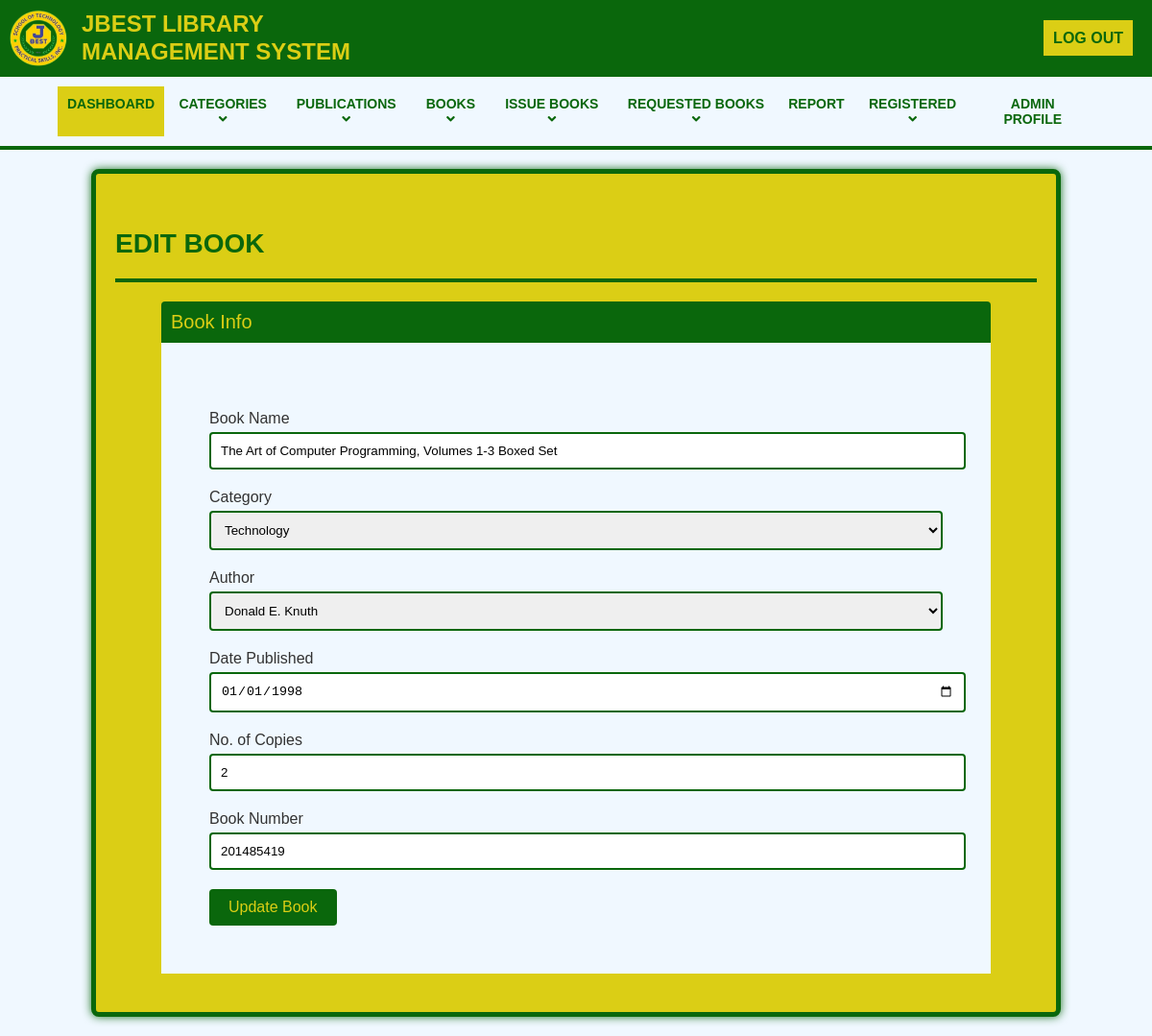
The app's page /admin/add-book.php?bookid=45 with its own data.
### tables this page shows
CREATE TABLE `tblbooks` (
  `id` int(11) NOT NULL,
  `BookName` varchar(250) DEFAULT NULL,
  `Copies` int(11) DEFAULT NULL,
  `IssuedCopies` int(1) NOT NULL DEFAULT 0,
  `BookNumber` int(100) NOT NULL,
  `CatId` int(11) DEFAULT NULL,
  `AuthorId` int(11) DEFAULT NULL,
  `datepublished` date DEFAULT NULL,
  `RegDate` timestamp NULL DEFAULT current_timestamp(),
  `UpdationDate` timestamp NULL DEFAULT NULL ON UPDATE current_timestamp(),
  `archive` int(1) NOT NULL DEFAULT 1
);

### admin/add-book.php (the view, shortened to what this page needs)
<?php
include('includes/config.php');
$categoryQuery = "SELECT * FROM tblcategory WHERE Status = 1";
$categoryResult = mysqli_query($conn, $categoryQuery);
$authorQuery = "SELECT * FROM tblauthors ORDER BY AuthorName ASC";
$authorResult = mysqli_query($conn, $authorQuery);
$bookID = isset($_GET['bookid']) ? intval($_GET['bookid']) : 0;
$book = null;
if ($bookID > 0) {
    $bookQuery = "SELECT * FROM tblbooks WHERE id = ?";
    $stmt = $conn->prepare($bookQuery);
    $stmt->bind_param("i", $bookID);
    $stmt->execute();
    $result = $stmt->get_result();
    $book = $result->fetch_assoc();
}
?>
<!DOCTYPE html>
<html lang="en">
<head>
    <link rel="stylesheet" href="https://cdnjs.cloudflare.com/ajax/libs/font-awesome/5.15.4/css/all.min.css">
    <link rel="stylesheet" href="assets/css/admin.css">
    <link href="https://cdn.jsdelivr.net/npm/select2@4.0.13/dist/css/select2.min.css" rel="stylesheet" />
</head>
<body>
    <?php include('includes/header.php'); ?>
    <div class="content-wrapper">
        <div class="container">
            <div class="row pad-botm">
                <div class="col-md-12">
                    <h4 class="header-line"><?php echo $bookID > 0 ? 'EDIT BOOK' : 'ADD BOOK'; ?></h4>
                </div>
            </div>
            <div class="row">
                <div class="col-md-6 col-sm-6 col-xs-12 col-md-offset-3">
                    <div class="panel panel-info">
                        <div class="panel-heading">
                            Book Info
                        </div>
                        <div class="panel-body">
                            <form role="form" method="post">
                                <div class="form-group">
                                    <label for="bookName">Book Name </label>
                                    <input type="text" class="form-control" id="bookName" name="bookName" required
                                        value="<?php echo $book ? htmlspecialchars($book['BookName']) : ''; ?>">
                                </div>
                                <div class="form-group">
                                    <label for="category">Category </label>
                                    <select class="form-control" id="category" name="category" required>
                                        <?php
                                        while ($row = mysqli_fetch_assoc($categoryResult)) {
                                            $selected = $book && $row['id'] == $book['CatId'] ? 'selected' : '';
                                            echo '<option value="' . htmlspecialchars($row['id']) . '" ' . $selected . '>' . htmlspecialchars($row['CategoryName']) . '</option>';
                                        }
                                        ?>
                                    </select>
                                </div>
                                <div class="form-group">
                                    <label for="author">Author </label>
                                    <select class="form-control" id="author" name="author" required>
                                        <?php
                                        while ($authorRow = mysqli_fetch_assoc($authorResult)) {
                                            $selected = $book && $authorRow['id'] == $book['AuthorId'] ? 'selected' : '';
                                            echo '<option value="' . htmlspecialchars($authorRow['id']) . '" ' . $selected . '>' . htmlspecialchars($authorRow['AuthorName']) . '</option>';
                                        }
                                        ?>
                                    </select>
                                </div>
                                <div class="form-group">
                                    <label for="datepublished">Date Published</label>
                                    <input type="date" class="form-control" id="datepublished" name="datepublished"
                                        required
                                        value="<?php echo $book ? htmlspecialchars($book['datepublished']) : ''; ?>">
                                </div>
                                <div class="form-group">
                                    <label for="numberOfCopies">No. of Copies </label>
                                    <input type="number" class="form-control" id="numberOfCopies" name="numberOfCopies"
                                        required min="1"
                                        value="<?php echo $book ? htmlspecialchars($book['Copies']) : ''; ?>">
                                </div>
                                <div class="form-group">
                                    <label for="bookNumber">Book Number</label>
                                    <input type="text" class="form-control" id="bookNumber" name="bookNumber" required
                                        value="<?php echo $book ? htmlspecialchars($book['BookNumber']) : ''; ?>">
                                </div>
                                <button type="submit"
                                    class="btn btn-info"><?php echo $bookID > 0 ? 'Update Book' : 'Add Book'; ?></button>
                            </form>
                        </div>
                    </div>
                </div>
            </div>
        </div>
    </div>
</body>
</html>

### admin/assets/css/admin.css (style rules this page uses)
body { margin: 0; font-family: Arial, sans-serif; background-color: aliceblue; }
.content-wrapper { padding: 20px; background-color: #dbce15; border-radius: 8px; border: 5px solid #0a670c; box-shadow: 0 0 10px rgba(10, 103, 12, 0.9); margin: 20px auto; max-width: 80%; }
.header-line { font-size: 28px; color: #0A670C; font-weight: bold; margin-bottom: 20px; border-bottom: 4px solid #0a670c; padding-bottom: 20px; }
.panel-info { border-color: #0a670c; }
.panel-heading { background-color: #0A670C; color: #dbce15; padding: 10px; font-size: 20px; border-radius: 4px 4px 0 0; align-items: center; margin-left: 5%; margin-right: 5%; }
.panel-body { padding: 50px; background-color: aliceblue; margin-left: 5%; margin-right: 5%; margin-bottom: 20px; }
.form-group label { font-size: 16px; color: #333; margin-top: 20px; display: flex; }
.form-control { border-radius: 4px; border: 2px solid #0a670c; padding: 10px; padding-right: 10px; margin-top: 5px; width: 100% !important; }
option { font-size: 16px; color: #000; background-color: #f0f8ff; padding: 5px; }
.btn-info { background-color: #0A670C; color: #dbce15; font-size: 16px; font-weight: 500; padding: 10px 20px; margin-top: 20px; border: none; border-radius: 4px; transition: background-color 0.3s ease; }

### records on screen
tblbooks: bookName "The Art of Computer Programming, Volumes 1-3 Boxed Set", datepublished "01/01/1998", numberOfCopies "2", bookNumber "201485419"

### other values on screen
form field category "Technology"
form field author "Donald E. Knuth"
